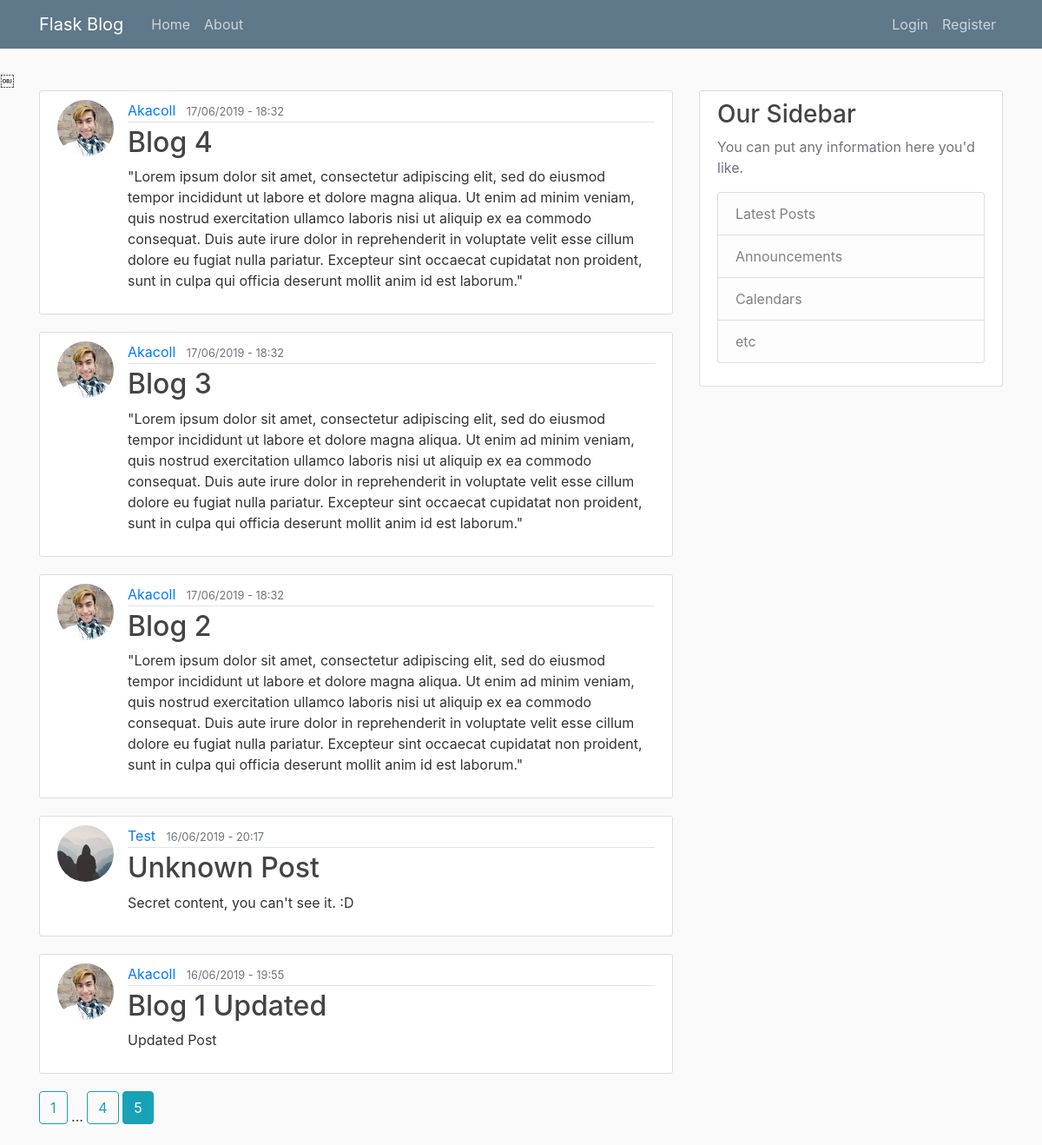
/home?page=5, run on the app's committed database.
### flaskblog/models.py (models this page shows, shortened)
class Post(db.Model):
    id = db.Column(db.Integer, primary_key=True)
    title = db.Column(db.String(100), nullable=False)
    date_posted = db.Column(db.DateTime, nullable=False, default=datetime.utcnow)
    content = db.Column(db.Text, nullable=False)
    user_id = db.Column(db.Integer, db.ForeignKey('user.id'), nullable=False)

class User(db.Model, UserMixin):
    id = db.Column(db.Integer, primary_key=True)
    username = db.Column(db.String(20), unique=True, nullable=False)
    email = db.Column(db.String(120), unique=True, nullable=False)
    image_file = db.Column(db.String(20), nullable=False, default='default.jpg')
    password = db.Column(db.String(60), nullable=False)
    posts = db.relationship('Post', backref='author', lazy=True)

### flaskblog/main/routes.py (the view)
@main.route("/")
@main.route("/home")
def home():
    page = request.args.get('page',1, type=int)
    posts = Post.query.order_by(Post.date_posted.desc()).paginate(page=page, per_page=5)
    return render_template('home.html', posts=posts)

### flaskblog/templates/home.html
{% extends "layout.html" %}
{% block content %}
    {% for post in posts.items %}
        <article class="media content-section">
            <img class="rounded-circle article-img" src="{{ url_for('static', filename='profile_pics/' + post.author.image_file) }}">
            <div class="media-body">
                <div class="article-metadata">
                    <a class="mr-2" href="{{ url_for('users.user_posts', username=post.author.username) }}">{{ post.author.username }}</a>
                    <small class="text-muted">{{ post.date_posted.strftime('%d/%m/%Y - %H:%M') }}</small>
                </div>
                <h2><a class="article-title" href="{{ url_for('posts.post', post_id=post.id) }}">{{ post.title }}</a></h2>
                <p class="article-content">{{ post.content }}</p>
            </div>
        </article>
    {% endfor %}
    {% for page_num in posts.iter_pages(left_edge=1, right_edge=1, left_current=1, right_current=2) %}
    {% if page_num %}
        {% if posts.page == page_num %}
            <a class="btn btn-info mb-4" href="{{ url_for('main.home', page=page_num) }}">{{ page_num }}</a>
        {% else %}
            <a class="btn btn-outline-info mb-4" href="{{ url_for('main.home', page=page_num) }}">{{ page_num }}</a>
        {% endif %}
    {% else %}
        ...
    {% endif %}
    {% endfor %}
{% endblock content %}

### flaskblog/static/main.css (style rules this page uses)
body { background: #fafafa; color: #333333; margin-top: 5rem; }
h1, h2, h3, h4, h5, h6 { color: #444444; }
.content-section { background: #ffffff; padding: 10px 20px; border: 1px solid #dddddd; border-radius: 3px; margin-bottom: 20px; }
.article-title { color: #444444; }
.article-content { white-space: pre-line; }
.article-img { height: 65px; width: 65px; margin-right: 16px; }
.article-metadata { padding-bottom: 1px; margin-bottom: 4px; border-bottom: 1px solid #e3e3e3 }

### data on the page
Post: image_file (picture), author.username "Akacoll", date_posted "17/06/2019 - 18:32", title "Blog 4", content "\"Lorem ipsum dolor sit amet, consectetur adipiscing elit, sed do eiusmod tempor incididunt ut labore et dolore magna aliqua. Ut enim ad minim veniam, quis nostrud exercitation ullamco laboris nisi ut aliquip ex ea commodo consequat. Duis aute irure dolor in reprehenderit in voluptate velit esse cillum dolore eu fugiat nulla pariatur. Excepteur sint occaecat cupidatat non proident, sunt in culpa qui officia deserunt mollit anim id est laborum.\""
Post: image_file (picture), author.username "Akacoll", date_posted "17/06/2019 - 18:32", title "Blog 3", content "\"Lorem ipsum dolor sit amet, consectetur adipiscing elit, sed do eiusmod tempor incididunt ut labore et dolore magna aliqua. Ut enim ad minim veniam, quis nostrud exercitation ullamco laboris nisi ut aliquip ex ea commodo consequat. Duis aute irure dolor in reprehenderit in voluptate velit esse cillum dolore eu fugiat nulla pariatur. Excepteur sint occaecat cupidatat non proident, sunt in culpa qui officia deserunt mollit anim id est laborum.\""
Post: image_file (picture), author.username "Akacoll", date_posted "17/06/2019 - 18:32", title "Blog 2", content "\"Lorem ipsum dolor sit amet, consectetur adipiscing elit, sed do eiusmod tempor incididunt ut labore et dolore magna aliqua. Ut enim ad minim veniam, quis nostrud exercitation ullamco laboris nisi ut aliquip ex ea commodo consequat. Duis aute irure dolor in reprehenderit in voluptate velit esse cillum dolore eu fugiat nulla pariatur. Excepteur sint occaecat cupidatat non proident, sunt in culpa qui officia deserunt mollit anim id est laborum.\""
Post: image_file (placeholder picture), author.username "Test", date_posted "16/06/2019 - 20:17", title "Unknown Post", content "Secret content, you can't see it. :D"
Post: image_file (picture), author.username "Akacoll", date_posted "16/06/2019 - 19:55", title "Blog 1 Updated", content "Updated Post"

### other printed values
{{ page_num }} "1" "4"
{{ page_num }} "5"
